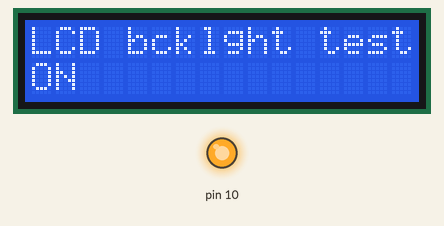
This sketch was run on a simulated Arduino Uno, built with avr-gcc and run on an emulated ATmega328P. On the bench: 16×2 character LCD, output pins drawn as LEDs (lit = HIGH).

Above: at 4.2 s.
At 8.2 s:
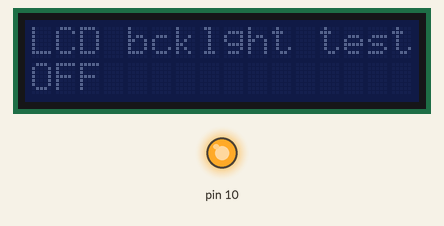
At 12.2 s:
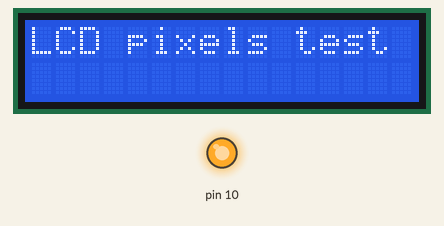
At 14.3 s:
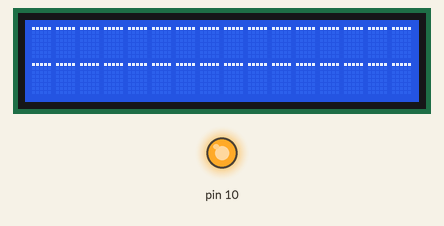
At 25.6 s:
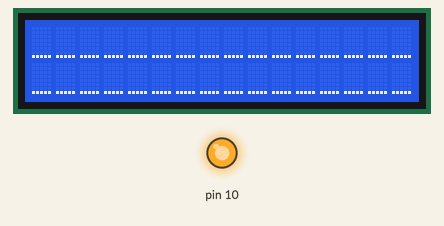
At 39.2 s:
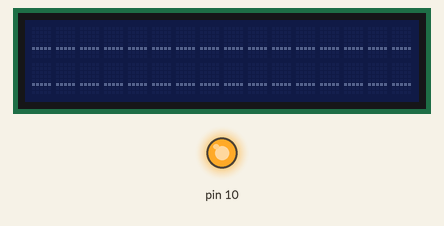

Measured:
- what the display in image 0 shows lasts 4.0 s, from 4.1 s to 8.1 s
- what the display in image 2 shows lasts 2.2 s, from 12.1 s to 14.3 s
- what the display in image 3 shows lasts 0.5 s, from 14.3 s to 14.8 s

The sketch:

SPI_SRAM_LCD_test.ino
```cpp
/********************************************************************
 *        HW tester
 *******************************************************************/
//---- Wiring -----
// Arduino -- 23LC1024
// D13 <------> SCK
// D12 <------> MISO
// D11 <------> MOSI
// D10 <------> CS
// 5V  <------> VCC
// 5V  <------> HOLD
// 5V  <-10K-> CS       Resistor
// GND <------> VSS

#include <SPI.h>
#include <LiquidCrystal_I2C.h>

//#define ENABLE_SERIAL_CONSOLE                     // Uncomment for Serial console prints

#if defined(ARDUINO) && ARDUINO >= 100
#define printByte(args)  write(args);
#else
#define printByte(args)  print(args,BYTE);
#endif

//SRAM opcodes
#define RDSR        5
#define WRSR        1
#define READ        3
#define WRITE       2

#define  MAX_SIZE_23LC1024_SRAM             131072

LiquidCrystal_I2C lcd(0x27, 16, 2);     // Set the LCD address to 0x27 for a 16 chars and 2 line display
const float v_coeff = 1.5/1012;

const char fw_version[]= {'0','.','3', 0};      // Version number of firmvare

uint8_t column_0[8]  = {0x10, 0x10, 0x10, 0x10, 0x10, 0x10, 0x10, 0x10};
uint8_t column_1[8]  = {0x8, 0x8, 0x8, 0x8, 0x8, 0x8, 0x8, 0x8};
uint8_t column_2[8]  = {0x4, 0x4, 0x4, 0x4, 0x4, 0x4, 0x4, 0x4};
uint8_t column_3[8]  = {0x2, 0x2, 0x2, 0x2, 0x2, 0x2, 0x2, 0x2};
uint8_t column_4[8]  = {0x1, 0x1, 0x1, 0x1, 0x1, 0x1, 0x1, 0x1};
uint8_t line_0[8]  = {0x1F, 0, 0, 0, 0, 0, 0, 0};
uint8_t line_1[8]  = {0, 0x1F, 0, 0, 0, 0, 0, 0};
uint8_t line_2[8]  = {0, 0, 0x1F, 0, 0, 0, 0, 0};
uint8_t line_3[8]  = {0, 0, 0, 0x1F, 0, 0, 0, 0};
uint8_t line_4[8]  = {0, 0, 0, 0, 0x1F, 0, 0, 0};
uint8_t line_5[8]  = {0, 0, 0, 0, 0, 0x1F, 0, 0};
uint8_t line_6[8]  = {0, 0, 0, 0, 0, 0, 0x1F, 0};
uint8_t line_7[8]  = {0, 0, 0, 0, 0, 0, 0, 0x1F};

uint16_t counter;


//Byte transfer functions
uint8_t Spi23LC1024Read8(uint32_t address)
{
    uint8_t read_byte;

    PORTB &= ~(1 << PORTB2);            // Set SPI_SS low
    SPI.transfer(READ);
    SPI.transfer((uint8_t)(address >> 16) & 0xff);
    SPI.transfer((uint8_t)(address >> 8) & 0xff);
    SPI.transfer((uint8_t)address);
    read_byte = SPI.transfer(0x00);
    PORTB |= (1 << PORTB2);             // Set SPI_SS high
    return read_byte;
}

void Spi23LC1024Write8(uint32_t address, uint8_t data_byte)
{
    PORTB &= ~(1 << PORTB2);            // Set SPI_SS low
    SPI.transfer(WRITE);
    SPI.transfer((uint8_t)(address >> 16) & 0xff);
    SPI.transfer((uint8_t)(address >> 8) & 0xff);
    SPI.transfer((uint8_t)address);
    SPI.transfer(data_byte);
    PORTB |= (1 << PORTB2);             // Set SPI_SS high
}

void setup(void)
{
    uint32_t i;
    uint8_t r_value, w_value;
    uint8_t ram_ok = 1;

#ifdef ENABLE_SERIAL_CONSOLE
    Serial.begin(19200);
    while (!Serial);
#endif
    SPI.begin();
    lcd.init();

    pinMode(A3, INPUT);             // ADC3 port
    analogReference(INTERNAL);

    lcd.clear();
    lcd.setCursor(0,0);
    lcd.print("SRAM test");
#ifdef ENABLE_SERIAL_CONSOLE
    Serial.println("23LC1024 RAM test started");
#endif

    for (i = 0; i < MAX_SIZE_23LC1024_SRAM; i++)
    {
        w_value = 0;
        Spi23LC1024Write8(i, w_value);
        r_value = Spi23LC1024Read8(i);
        if (r_value != w_value)
        {
          ram_ok = 0;
          break;
        }

        w_value = 0x55;
        Spi23LC1024Write8(i, w_value);
        r_value = Spi23LC1024Read8(i);
        if (r_value != w_value)
        {
          ram_ok = 0;
          break;
        }

        w_value = 0xAA;
        Spi23LC1024Write8(i, w_value);
        r_value = Spi23LC1024Read8(i);
        if (r_value != w_value)
        {
          ram_ok = 0;
          break;
        }

        w_value = 0xFF;
        Spi23LC1024Write8(i, w_value);
        r_value = Spi23LC1024Read8(i);
        if (r_value != w_value)
        {
          ram_ok = 0;
          break;
        }

        if((i % 4096) == 0)
        {
#ifdef ENABLE_SERIAL_CONSOLE
            Serial.print("Passed bytes: ");
            Serial.println(i);
#endif
            lcd.setCursor(0,1);
            lcd.print("bytes Ok: ");
            lcd.print(i);
        }
    }

    if(ram_ok == 0)
    {
#ifdef ENABLE_SERIAL_CONSOLE
        Serial.print("SRAM error at ");
        Serial.print(i);
        Serial.print(" ");
        Serial.print(w_value);
        Serial.print(" != ");
        Serial.println(r_value);
#endif
        lcd.clear();
        lcd.setCursor(0,0);
        lcd.print("SRAM error at");
        lcd.setCursor(0,1);
        lcd.print(i);
    }
    else
    {
#ifdef ENABLE_SERIAL_CONSOLE
        Serial.println("SRAM test passed");
#endif
        lcd.clear();
        lcd.setCursor(0,0);
        lcd.print("SRAM test");
        lcd.setCursor(0,1);
        lcd.print("SRAM Ok");
    }

    delay(4000);
    lcd.clear();
    lcd.setCursor(0,0);
    lcd.print("LCD bcklght test");
    lcd.backlight();
    lcd.setCursor(0,1);
    lcd.print("ON");
    lcd.backlight();
    delay(4000);
    lcd.setCursor(0,1);
    lcd.print("OFF");
    lcd.noBacklight();
    delay(4000);
    lcd.clear();

    lcd.setCursor(0,0);
    lcd.backlight();
    lcd.print("LCD pixels test");
    delay(2000);

    lcd.clear();
    counter = 0;
}


void loop()
{
    int adc_value;
    char buf[16];
    int  m, k;

    if(counter < 7)
    {
        if(counter % 2)
        {
            lcd.createChar(0, column_0);
            lcd.createChar(1, column_1);
            lcd.createChar(2, column_2);
            lcd.createChar(3, column_3);
            lcd.createChar(4, column_4);

            for (m = 0; m < 5; m++)
            {
                for (k = 0; k < 16; k++)
                {
                    lcd.setCursor(k, 0);
                    lcd.printByte(m);

                    lcd.setCursor(k, 1);
                    lcd.printByte(m);
                }

                delay(500);
            }
        }
        else
        {
            lcd.createChar(0, line_0);
            lcd.createChar(1, line_1);
            lcd.createChar(2, line_2);
            lcd.createChar(3, line_3);
            lcd.createChar(4, line_4);
            lcd.createChar(5, line_5);
            lcd.createChar(6, line_6);
            lcd.createChar(7, line_7);

            for (m = 0; m < 8; m++)
            {
                for (k = 0; k < 16; k++)
                {
                    lcd.setCursor(k, 0);
                    lcd.printByte(m);

                    lcd.setCursor(k, 1);
                    lcd.printByte(m);
                }

                delay(500);
            }
        }

        if(counter > 3)
        {
            lcd.noBacklight();
        }

        counter++;
    }
    else
    {
        adc_value = analogRead(A3);
        float voltage = v_coeff * adc_value;
        memset(buf, 0, sizeof(buf));
        lcd.clear();
        lcd.setCursor(0,0);
        lcd.print("HW tester v.");
        lcd.print(fw_version);
        sprintf(buf, "ADC:%d Bat:%d.%01d", adc_value, (int)voltage, (int)(voltage*100)%100);
        lcd.setCursor(0,1);
        lcd.print(buf);
        delay(5000);
        //Serial.print("Analog value: ");
        //Serial.println(adc_value);
    }
}
```
